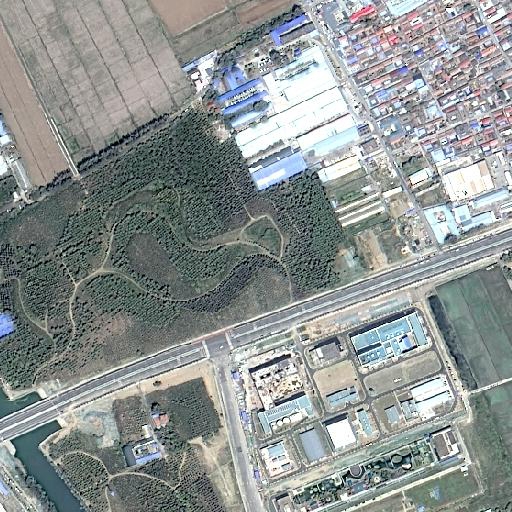
#> input picture DFG-DDM/image0.png, 512 x 512 px; its folder holds only this picture in this run
$ python -i Retinex.py   (imports and definitions only)
#> lines starting #> are read from the running program, lines starting #| are printed output that depends on the picture
#> further down, picture is the input picture: shape (512, 512, 3); mean B, G, R 146.5, 147.7, 141.5
import cv2
import numpy as np
import os
from pathlib import Path

# -------------------------- 核心Retinex函数（适配遥感，无ximgproc依赖） --------------------------
# [22 lines left out: function single_scale_retinex, not called in this run]

def multi_scale_retinex(img, sigmas=[50, 100, 200], weights=[1/3, 1/3, 1/3]):
    """多尺度Retinex（MSR）- 适配遥感，高斯模糊替代引导滤波"""
    img_float = np.float64(img) + 1e-6
    msr = np.zeros_like(img_float)

    # 叠加多尺度SSR
    for sigma, weight in zip(sigmas, weights):
        L_r = cv2.GaussianBlur(img_float[:, :, 0], (0, 0), sigma)
        L_g = cv2.GaussianBlur(img_float[:, :, 1], (0, 0), sigma)
        L_b = cv2.GaussianBlur(img_float[:, :, 2], (0, 0), sigma)
        L = np.stack([L_r, L_g, L_b], axis=-1)

        msr += weight * (np.log(img_float) - np.log(L))
#> this loop made 3 passes
#> pass 1, in multi_scale_retinex, `L_r = cv2.GaussianBlur(img_float[:, :, 0], (0, 0), sigma)`:
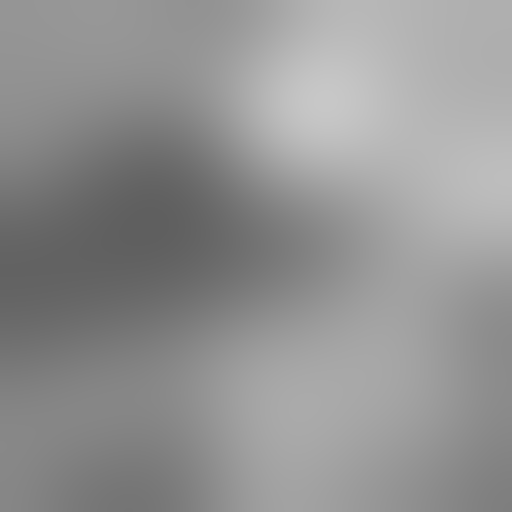
#> L_r: shape (512, 512) float64; min 95.06, max 199.7, mean 146.5
#> after the loop:
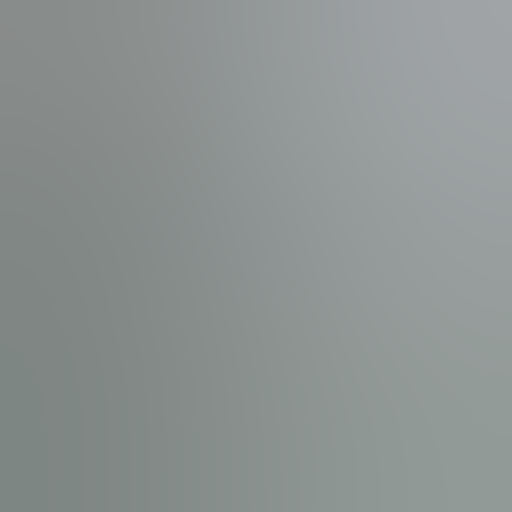
#> L: shape (512, 512, 3) float64; mean B, G, R 146.5, 147.7, 141.5
#> after the loop:
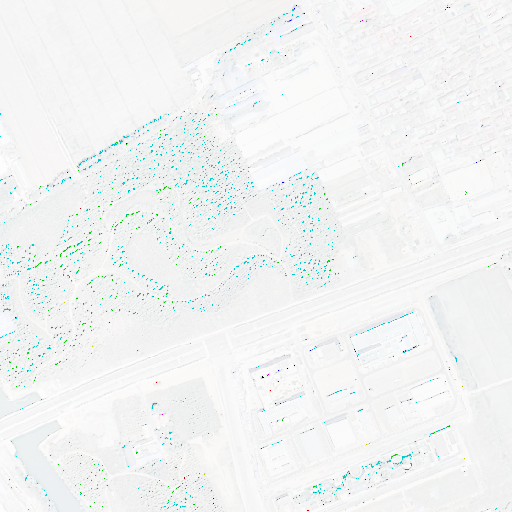
#> msr: shape (512, 512, 3) float64; mean B, G, R -0.121, -0.0924, -0.246; drawn with min black and max white

    # 分通道拉伸
    msr_stretched = np.zeros_like(msr)
    for c in range(3):
        msr_min = np.percentile(msr[:, :, c], 1)
        msr_max = np.percentile(msr[:, :, c], 99)
        msr_stretched[:, :, c] = (msr[:, :, c] - msr_min) / (msr_max - msr_min + 1e-6) * 255
#> this loop made 3 passes
#> (msr_min, msr_max) on passes 1 to 3: (-2.22, 0.536), (-2.19, 0.523), (-3.61, 0.562)

    # 高斯模糊平滑（替代引导滤波）
    msr_final = np.uint8(np.clip(msr_stretched, 0, 255))
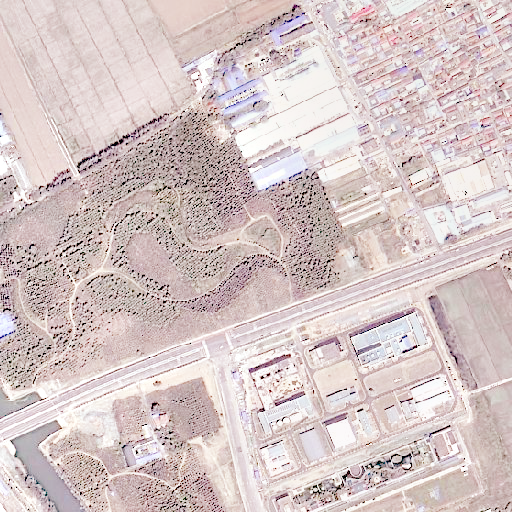
#> msr_final: shape (512, 512, 3); mean B, G, R 197.4, 197.9, 213
    msr_final = cv2.GaussianBlur(msr_final, (5, 5), 0)
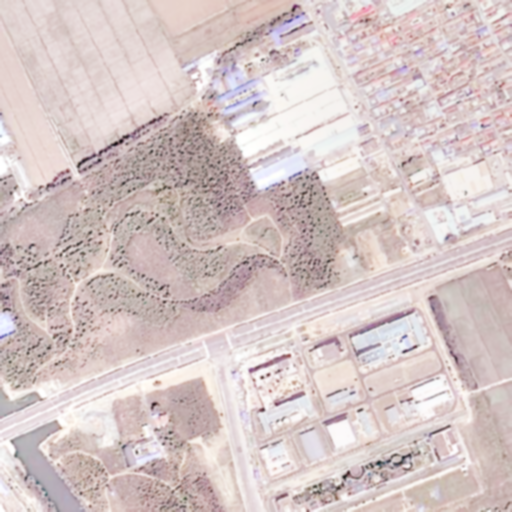
#> msr_final: shape (512, 512, 3); mean B, G, R 197.4, 197.9, 213

    return msr_final

# -------------------------- 批量处理函数 --------------------------
# [69 lines left out: function batch_retinex_dehaze, not called in this run]

# -------------------------- 主函数调用 --------------------------
# [12 lines not run here, left out]

>>> import cv2
>>> picture = cv2.imread('image0.png')
>>> result = multi_scale_retinex(picture)

$ run again, on DFG-DDM/image_clear.png
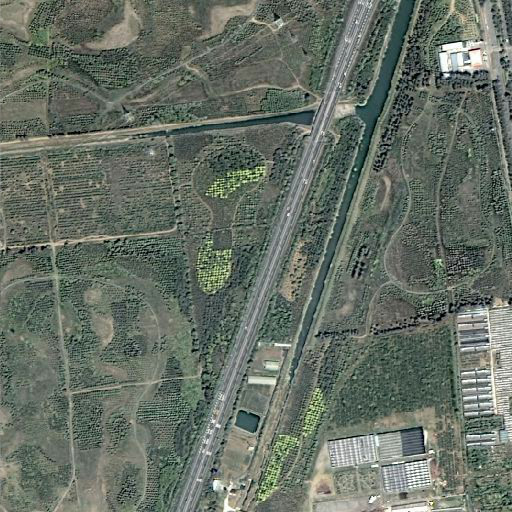
#> input picture DFG-DDM/image_clear.png, 512 x 512 px
#> picture is the input picture: shape (512, 512, 3); mean B, G, R 100.9, 111.5, 102.2
#> after the loop in multi_scale_retinex, `for sigma, weight in zip(sigmas, weights):`:
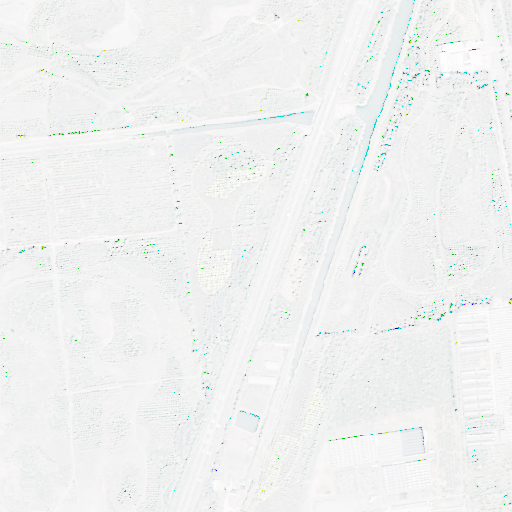
#> msr: shape (512, 512, 3) float64; mean B, G, R -0.0968, -0.0604, -0.137; drawn with min black and max white
#> the loop in multi_scale_retinex, `for c in range(3):` made 3 passes
#> (msr_min, msr_max) on passes 1 to 3: (-1.8, 0.675), (-1.47, 0.634), (-2.1, 0.696)
#> in multi_scale_retinex, `msr_final = cv2.GaussianBlur(msr_final, (5, 5), 0)`:
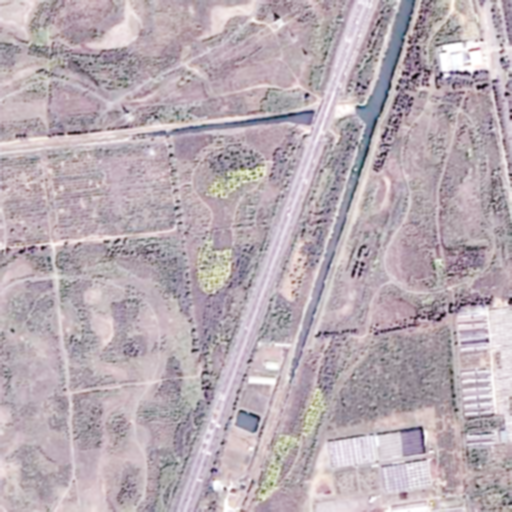
#> msr_final: shape (512, 512, 3); mean B, G, R 178.2, 171.1, 183.7

$ run again, on DFG-DDM/image_hazy.png
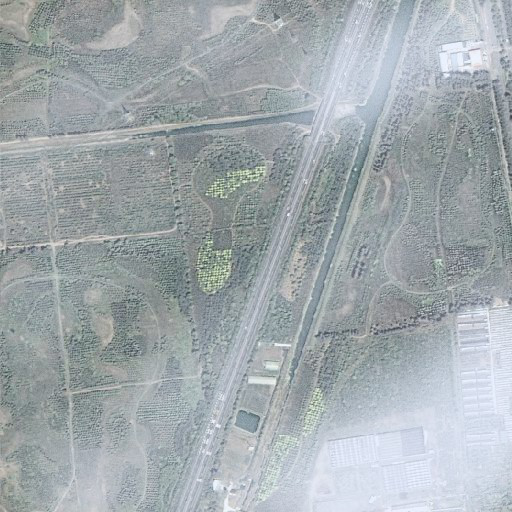
#> input picture DFG-DDM/image_hazy.png, 512 x 512 px
#> picture is the input picture: shape (512, 512, 3); mean B, G, R 174.2, 170.2, 162.1
#> after the loop in multi_scale_retinex, `for sigma, weight in zip(sigmas, weights):`:
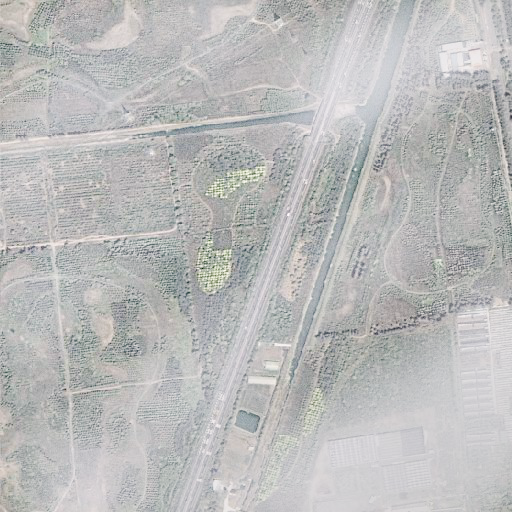
#> msr: shape (512, 512, 3) float64; mean B, G, R -0.0125, -0.0111, -0.0133; drawn with min black and max white
#> the loop in multi_scale_retinex, `for c in range(3):` made 3 passes
#> (msr_min, msr_max) on passes 1 to 3: (-0.425, 0.244), (-0.416, 0.244), (-0.466, 0.265)
#> in multi_scale_retinex, `msr_final = cv2.GaussianBlur(msr_final, (5, 5), 0)`:
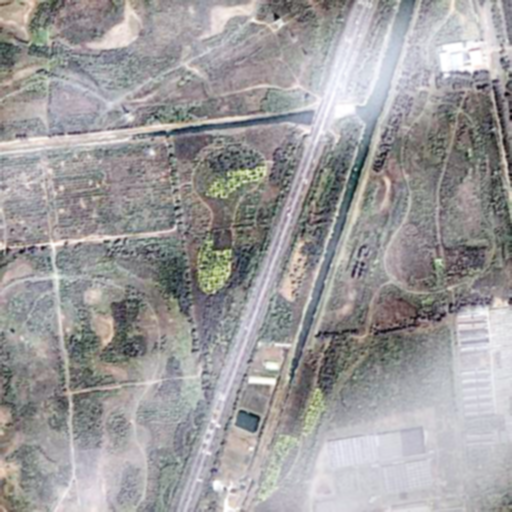
#> msr_final: shape (512, 512, 3); mean B, G, R 157, 156.1, 157.7

$ run again, on DFG-DDM/image_hazy0.png
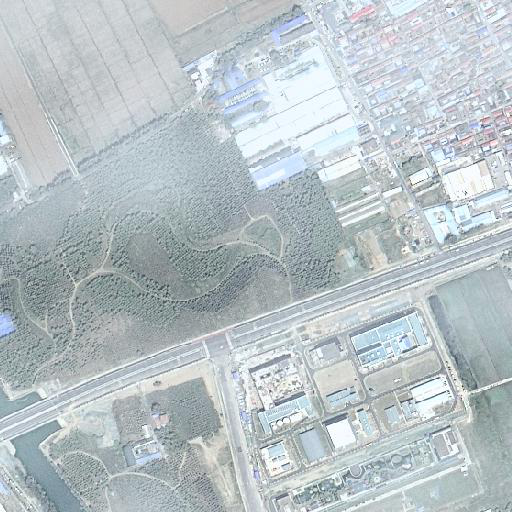
#> input picture DFG-DDM/image_hazy0.png, 512 x 512 px
#> picture is the input picture: shape (512, 512, 3); mean B, G, R 199, 194.9, 184.9
#> after the loop in multi_scale_retinex, `for sigma, weight in zip(sigmas, weights):`:
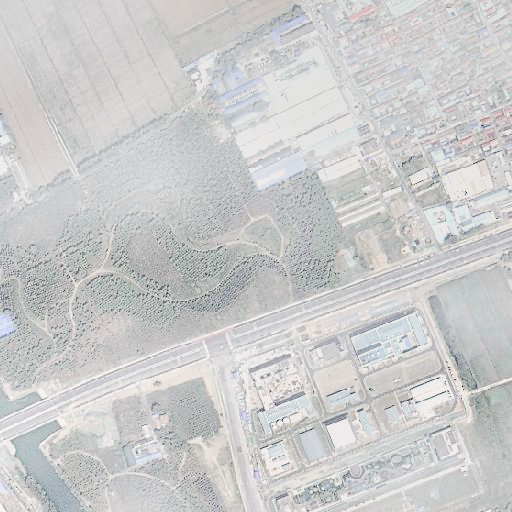
#> msr: shape (512, 512, 3) float64; mean B, G, R -0.0113, -0.0113, -0.0139; drawn with min black and max white
#> the loop in multi_scale_retinex, `for c in range(3):` made 3 passes
#> (msr_min, msr_max) on passes 1 to 3: (-0.451, 0.253), (-0.461, 0.26), (-0.515, 0.284)
#> in multi_scale_retinex, `msr_final = cv2.GaussianBlur(msr_final, (5, 5), 0)`:
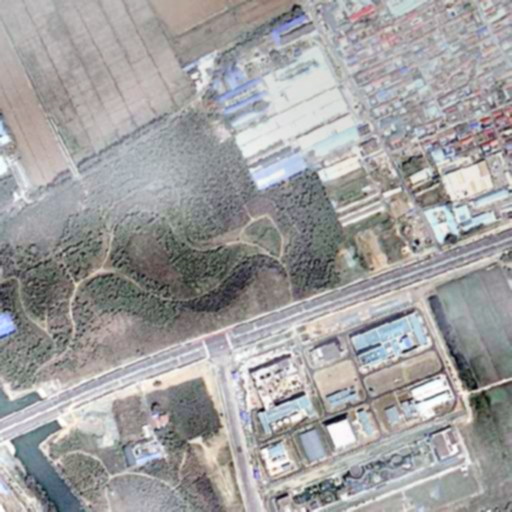
#> msr_final: shape (512, 512, 3); mean B, G, R 159.2, 159, 159.7
